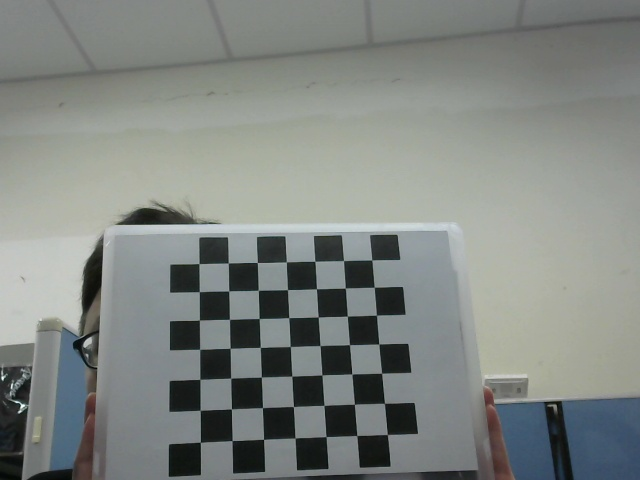
//> input picture image/1.jpg, 640 x 480 px; its folder holds 5 pictures in this run
$ ./camera_calibrate   (built with g++ and OpenCV 4)
//> lines starting //> are read from the running program, lines starting //| are printed output that depends on the picture; after the words box and inside, x2 and y2 are one past the last pixel; in counts of white or black regions, pixels touching at a corner belong together
#include <opencv2/opencv.hpp>
#include <opencv2/calib3d/calib3d.hpp>
#include <opencv2/highgui/highgui.hpp>
#include <opencv2/imgproc/imgproc.hpp>
#include "opencv_parameters.hpp"
// #include <sys/stat.h>
#include <iostream>

// using namespace std;
// using namespace cv;

int CHECKERBOARD[2]{7,7};

int main(void)
{

    // int number = 1;

    // Creating vector to store vectors of 3D points for each checkerboard image
    std::vector<std::vector<cv::Point3f>> objpoints;

    // Creating vector to store vectors of 2D points for each checkerboard image
    std::vector<std::vector<cv::Point2f>> imgpoints;

    // Defining the world coordinates for 3D points
    std::vector<cv::Point3f> objp;

    for(int i{0}; i<CHECKERBOARD[1]; i++)
    {
        for(int j{0}; j<CHECKERBOARD[0]; j++)
            objp.push_back(cv::Point3f(j,i,0));
    }

    // Extracting path of individual image stored in a given directory
    std::vector<cv::String> images;

    // Path of the folder containing checkerboard images
    std::string path = "./image/*.jpg";

    cv::glob(path, images);

    cv::Mat frame, gray;

    // vector to store the pixel coordinates of detected checker board corners
    std::vector<cv::Point2f> corner_pts;

    bool success;
    // Looping over all the images in the directory
    for(int i{0}; i<images.size(); i++)
    {
        frame = cv::imread(images[i]);
//> frame is the input picture: 480 rows x 640 cols, CV_8UC3; mean B, G, R 129.9, 133.7, 128.7
        cv::cvtColor(frame, gray, cv::COLOR_BGR2GRAY);
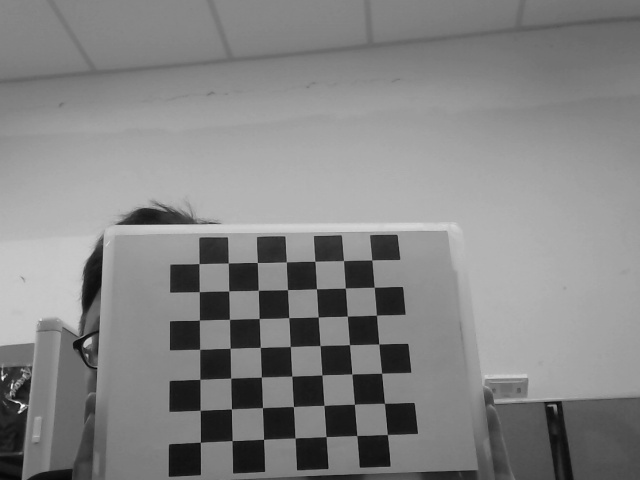
//> gray: 480 rows x 640 cols, CV_8UC1; min 6, max 252, mean 131.8

        // Finding checker board corners
        // If desired number of corners are found in the image then success = true
        success = cv::findChessboardCorners(gray, cv::Size(CHECKERBOARD[0], CHECKERBOARD[1]), corner_pts, CV_CALIB_CB_ADAPTIVE_THRESH | CV_CALIB_CB_FAST_CHECK | CV_CALIB_CB_NORMALIZE_IMAGE);
//> success = true; corner_pts = 49 Points (x, y), first 12: [387.3, 434.6], [356.6, 435.7], [326, 436.6], [295, 438], [263.6, 439.2], [232.1, 440.7], [200.2, 442.3], [384.1, 403], [354.2, 404.1], [323.9, 405.3], [293.4, 406.7], [262.4, 407.8]

        if(success)
        {
            cv::TermCriteria criteria(CV_TERMCRIT_EPS | CV_TERMCRIT_ITER, 30, 0.001);

            // refining pixel coordinates for given 2d points.
            cv::cornerSubPix(gray, corner_pts, cv::Size(11,11), cv::Size(-1,-1), criteria);
//> corner_pts = 49 Points (x, y), first 12: [387.4, 434.5], [356.8, 435.5], [326, 436.6], [295.1, 437.9], [263.6, 439.2], [232.2, 440.6], [200.3, 442.2], [384.5, 403.3], [354.4, 404.2], [324, 405.4], [293.4, 406.5], [262.4, 407.6]

            // Displaying the detected corner points on the checker board
            cv::drawChessboardCorners(frame, cv::Size(CHECKERBOARD[0], CHECKERBOARD[1]), corner_pts, success);
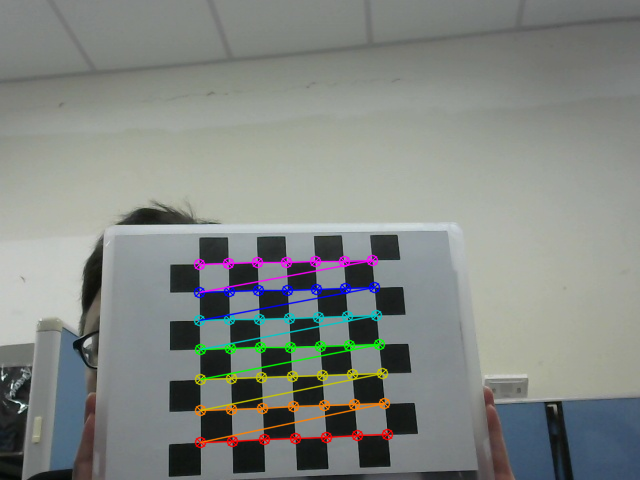
//> frame: 480 rows x 640 cols, CV_8UC3; 3.48% of pixels changed, all inside (x1, y1, x2, y2) = (193, 254, 394, 449)

            objpoints.push_back(objp);
            imgpoints.push_back(corner_pts);
//> imgpoints = 1 point lists
        }

        // [5 lines of commented-out code are left out]

    }
//> pass 2 of the loop `for(int i{0}; i<images.size(); i++)`:
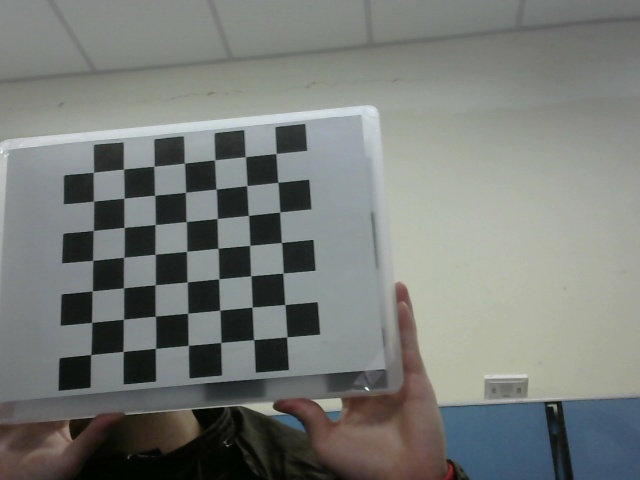
//> input picture image/10.jpg, 640 x 480 px
//> frame is the input picture: 480 rows x 640 cols, CV_8UC3; mean B, G, R 120, 123.7, 120
//> `cv::cvtColor(frame, gray, cv::COLOR_BGR2GRAY);`:
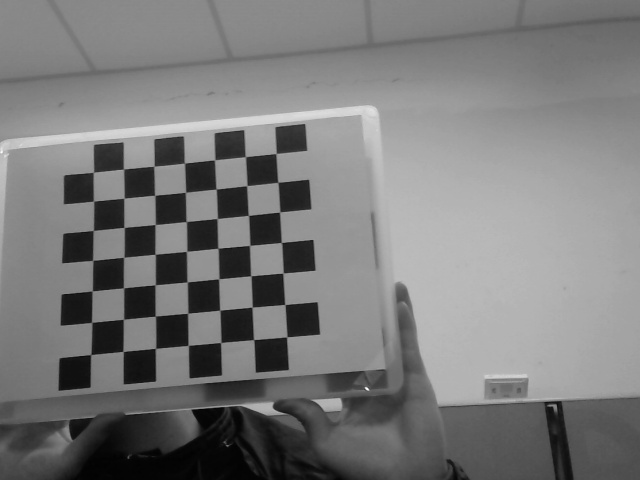
//> gray: 480 rows x 640 cols, CV_8UC1; min 1, max 254, mean 122.2
//> `success = cv::findChessboardCorners(gray, cv::Size(CHECKERBOARD[0], CH..`: corner_pts = 49 Points (x, y), first 12: [276.1, 153.6], [277.9, 182.3], [279.7, 212.1], [281.1, 242.5], [282.9, 273], [284.8, 304.6], [286.9, 337.1], [245.1, 156.8], [246.9, 185.6], [248.4, 215.2], [249.8, 245.4], [250.8, 275.8]
//> `cv::cornerSubPix(gray, corner_pts, cv::Size(11,11), cv::Size(-1,-1), c..`: corner_pts = 49 Points (x, y), first 12: [276, 153.5], [277.9, 182.3], [279.7, 212], [281.5, 242.4], [283, 273.1], [284.8, 304.5], [286.7, 336.9], [245.4, 156.6], [246.8, 185.6], [248.4, 215.4], [249.7, 245.4], [250.8, 275.7]
//> `cv::drawChessboardCorners(frame, cv::Size(CHECKERBOARD[0], CHECKERBOAR..`:
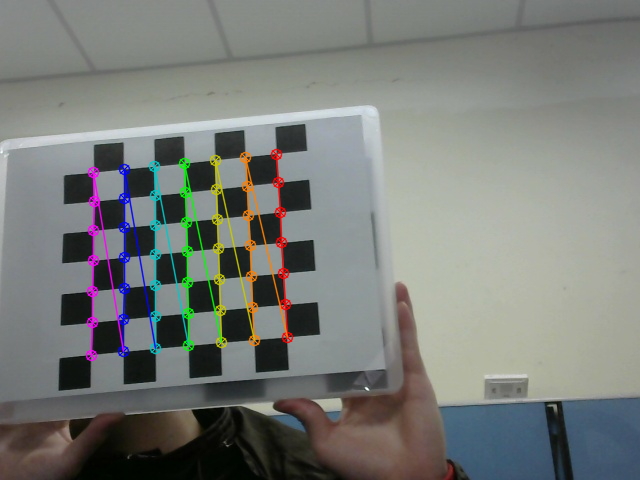
//> frame: 480 rows x 640 cols, CV_8UC3; 3.51% of pixels changed, all inside (x1, y1, x2, y2) = (85, 148, 294, 362)
//> imgpoints = 2 point lists
//> pass 3 of the loop `for(int i{0}; i<images.size(); i++)`:
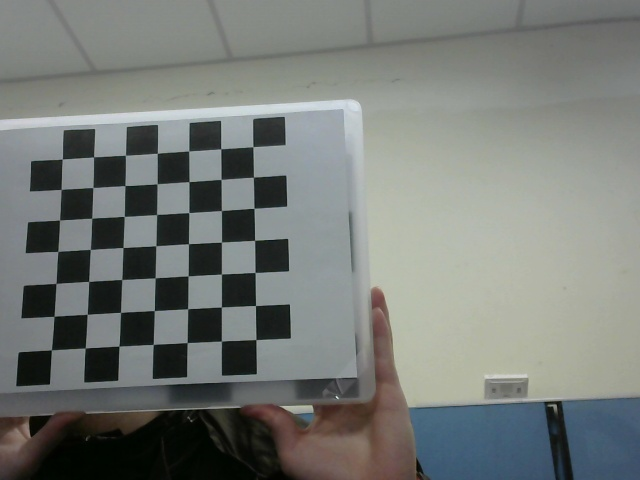
//> input picture image/11.jpg, 640 x 480 px
//> frame is the input picture: 480 rows x 640 cols, CV_8UC3; mean B, G, R 119.2, 122.9, 118.6
//> `cv::cvtColor(frame, gray, cv::COLOR_BGR2GRAY);`:
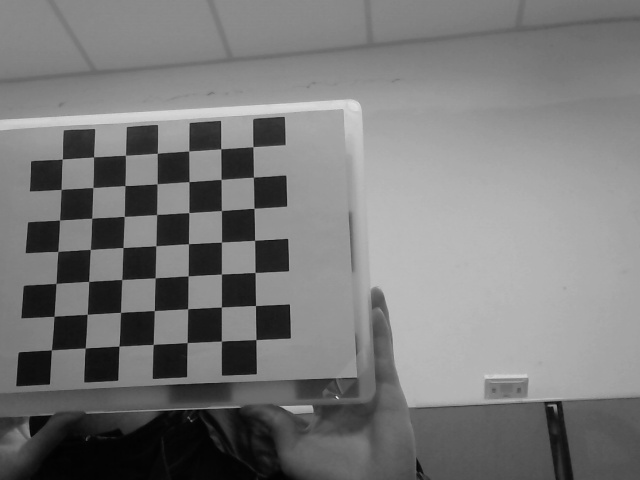
//> gray: 480 rows x 640 cols, CV_8UC1; min 1, max 226, mean 121.2
//> `success = cv::findChessboardCorners(gray, cv::Size(CHECKERBOARD[0], CH..`: corner_pts = 49 Points (x, y), first 12: [253, 146.7], [253.2, 177.2], [254, 208.4], [254.4, 240.3], [255, 272.5], [255.4, 305.6], [256, 339.7], [220.9, 148.8], [221, 179.5], [221.3, 210.4], [221.5, 242.2], [221.3, 274.1]
//> `cv::cornerSubPix(gray, corner_pts, cv::Size(11,11), cv::Size(-1,-1), c..`: corner_pts = 49 Points (x, y), first 12: [252.8, 146.7], [253.4, 177.2], [253.9, 208.3], [254.6, 240.4], [255.1, 272.5], [255.5, 305.5], [255.9, 339.6], [220.8, 148.8], [221.1, 179.3], [221.4, 210.5], [221.5, 242.1], [221.4, 274.1]
//> `cv::drawChessboardCorners(frame, cv::Size(CHECKERBOARD[0], CHECKERBOAR..`:
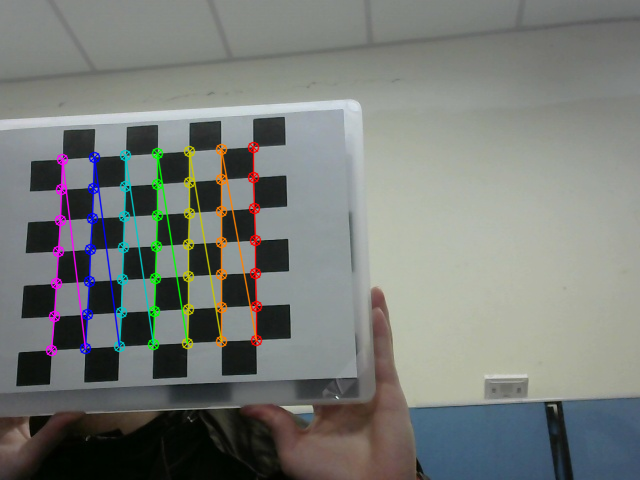
//> frame: 480 rows x 640 cols, CV_8UC3; 3.64% of pixels changed, all inside (x1, y1, x2, y2) = (45, 141, 263, 357)
//> imgpoints = 3 point lists
//> the loop made 5 passes; the first 3 are shown

    // cv::destroyAllWindows();
    cv::Mat cameraMatrix, distCoeffs, R, T, undistortimage;
    cv::calibrateCamera(objpoints, imgpoints, cv::Size(gray.rows, gray.cols), cameraMatrix, distCoeffs, R, T);

    cv::Mat originalimage = cv::imread("image/2.jpg");
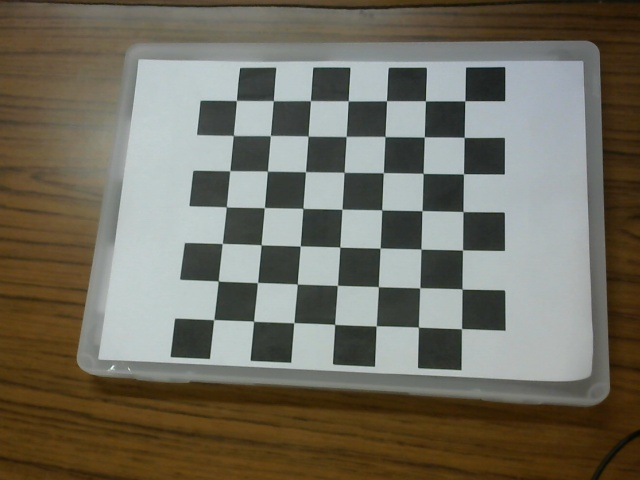
//> input picture image/2.jpg, 640 x 480 px
//> originalimage is the input picture: 480 rows x 640 cols, CV_8UC3; mean B, G, R 96.2, 109.3, 113.2
    cv::undistort(originalimage, undistortimage, cameraMatrix, distCoeffs);

    // cv::imshow("Image",undistortimage);
    // cv::waitKey(0);

    return 0;
}
